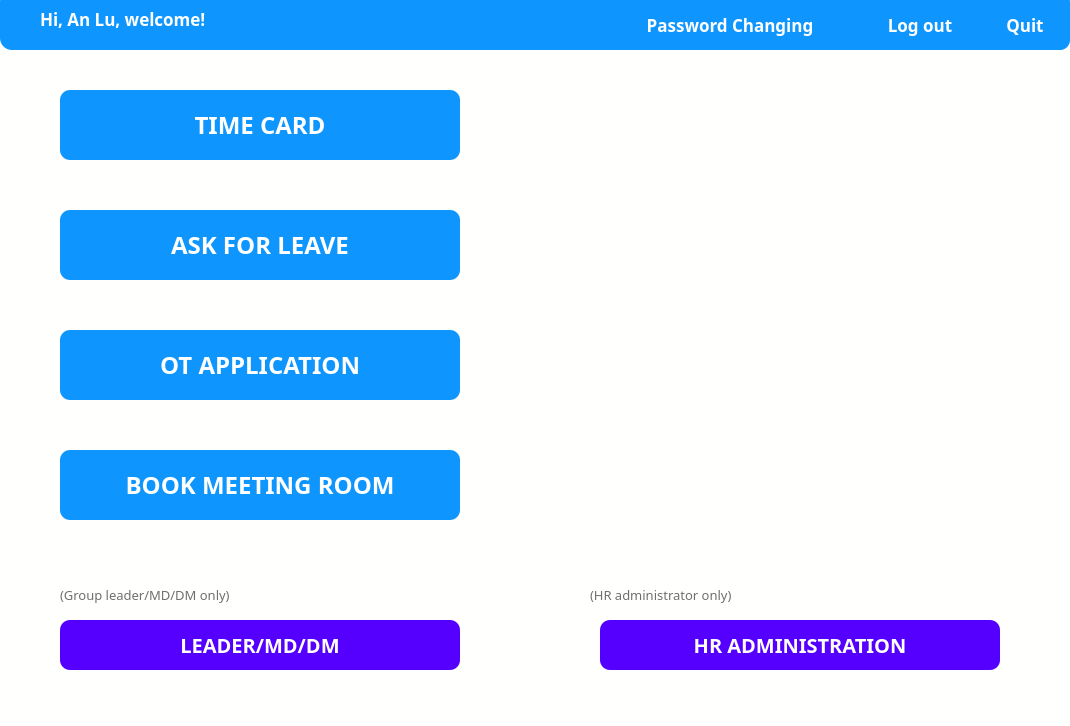
<?xml version="1.0" encoding="UTF-8"?>
<ui version="4.0">
 <class>MainWindow</class>
 <widget class="QMainWindow" name="MainWindow">
  <property name="geometry">
   <rect>
    <x>0</x>
    <y>0</y>
    <width>1070</width>
    <height>726</height>
   </rect>
  </property>
  <property name="sizePolicy">
   <sizepolicy hsizetype="Preferred" vsizetype="Preferred">
    <horstretch>0</horstretch>
    <verstretch>0</verstretch>
   </sizepolicy>
  </property>
  <property name="minimumSize">
   <size>
    <width>1070</width>
    <height>726</height>
   </size>
  </property>
  <property name="maximumSize">
   <size>
    <width>1070</width>
    <height>726</height>
   </size>
  </property>
  <property name="windowTitle">
   <string>AKT HR Information System</string>
  </property>
  <property name="styleSheet">
   <string notr="true">QMainWindow
{

    background-color:rgb(255, 255, 253);
    /*边框圆角半径为8像素*/ 
    border-radius:10px;
}</string>
  </property>
  <widget class="QWidget" name="centralwidget">
   <widget class="QPushButton" name="pushButton">
    <property name="geometry">
     <rect>
      <x>60</x>
      <y>90</y>
      <width>400</width>
      <height>70</height>
     </rect>
    </property>
    <property name="font">
     <font>
      <family>Microsoft Yahei</family>
      <pointsize>18</pointsize>
      <weight>75</weight>
      <bold>true</bold>
     </font>
    </property>
    <property name="styleSheet">
     <string notr="true">QPushButton
{
    /*字体为微软雅黑*/
    font-family:Microsoft Yahei;
    /*字体大小为20点*/
    font-size:18pt;
    /*字体颜色为白色*/    
    color:white;
    /*背景颜色*/  
    background-color:rgb(14 , 150 , 254);
    /*边框圆角半径为8像素*/ 
    border-radius:10px;
}

/*按钮停留态*/
QPushButton:hover
{
    /*背景颜色*/  
    background-color:rgb(7, 114, 254);
    padding-left:-3px;
    /*上内边距为3像素，让按下时字向下移动3像素*/  
    padding-top:-3px;

}

/*按钮按下态*/
QPushButton:pressed
{
    /*背景颜色*/  
    background-color:rgb(14 , 135 , 228);
    /*左内边距为3像素，让按下时字向右移动3像素*/  
    padding-left:3px;
    /*上内边距为3像素，让按下时字向下移动3像素*/  
    padding-top:3px;
}</string>
    </property>
    <property name="text">
     <string>TIME CARD</string>
    </property>
   </widget>
   <widget class="QPushButton" name="pushButton_2">
    <property name="geometry">
     <rect>
      <x>60</x>
      <y>210</y>
      <width>400</width>
      <height>70</height>
     </rect>
    </property>
    <property name="font">
     <font>
      <family>Microsoft Yahei</family>
      <pointsize>18</pointsize>
      <weight>75</weight>
      <bold>true</bold>
     </font>
    </property>
    <property name="styleSheet">
     <string notr="true">QPushButton
{
    /*字体为微软雅黑*/
    font-family:Microsoft Yahei;
    /*字体大小为20点*/
    font-size:18pt;
    /*字体颜色为白色*/    
    color:white;
    /*背景颜色*/  
    background-color:rgb(14 , 150 , 254);
    /*边框圆角半径为8像素*/ 
    border-radius:10px;
}

/*按钮停留态*/
QPushButton:hover
{
    /*背景颜色*/  
    background-color:rgb(7, 114, 254);
    padding-left:-3px;
    /*上内边距为3像素，让按下时字向下移动3像素*/  
    padding-top:-3px;

}

/*按钮按下态*/
QPushButton:pressed
{
    /*背景颜色*/  
    background-color:rgb(14 , 135 , 228);
    /*左内边距为3像素，让按下时字向右移动3像素*/  
    padding-left:3px;
    /*上内边距为3像素，让按下时字向下移动3像素*/  
    padding-top:3px;
}</string>
    </property>
    <property name="text">
     <string>ASK FOR LEAVE</string>
    </property>
   </widget>
   <widget class="QPushButton" name="pushButton_3">
    <property name="geometry">
     <rect>
      <x>60</x>
      <y>330</y>
      <width>400</width>
      <height>70</height>
     </rect>
    </property>
    <property name="font">
     <font>
      <family>Microsoft Yahei</family>
      <pointsize>18</pointsize>
      <weight>75</weight>
      <bold>true</bold>
     </font>
    </property>
    <property name="styleSheet">
     <string notr="true">QPushButton
{
    /*字体为微软雅黑*/
    font-family:Microsoft Yahei;
    /*字体大小为20点*/
    font-size:18pt;
    /*字体颜色为白色*/    
    color:white;
    /*背景颜色*/  
    background-color:rgb(14 , 150 , 254);
    /*边框圆角半径为8像素*/ 
    border-radius:10px;
}

/*按钮停留态*/
QPushButton:hover
{
    /*背景颜色*/  
    background-color:rgb(7, 114, 254);
    padding-left:-3px;
    /*上内边距为3像素，让按下时字向下移动3像素*/  
    padding-top:-3px;

}

/*按钮按下态*/
QPushButton:pressed
{
    /*背景颜色*/  
    background-color:rgb(14 , 135 , 228);
    /*左内边距为3像素，让按下时字向右移动3像素*/  
    padding-left:3px;
    /*上内边距为3像素，让按下时字向下移动3像素*/  
    padding-top:3px;
}</string>
    </property>
    <property name="text">
     <string>OT APPLICATION</string>
    </property>
   </widget>
   <widget class="QPushButton" name="pushButton_4">
    <property name="geometry">
     <rect>
      <x>60</x>
      <y>450</y>
      <width>400</width>
      <height>70</height>
     </rect>
    </property>
    <property name="font">
     <font>
      <family>Microsoft Yahei</family>
      <pointsize>18</pointsize>
      <weight>75</weight>
      <bold>true</bold>
     </font>
    </property>
    <property name="styleSheet">
     <string notr="true">QPushButton
{
    /*字体为微软雅黑*/
    font-family:Microsoft Yahei;
    /*字体大小为20点*/
    font-size:18pt;
    /*字体颜色为白色*/    
    color:white;
    /*背景颜色*/  
    background-color:rgb(14 , 150 , 254);
    /*边框圆角半径为8像素*/ 
    border-radius:10px;
}

/*按钮停留态*/
QPushButton:hover
{
    /*背景颜色*/  
    background-color:rgb(7, 114, 254);
    padding-left:-3px;
    /*上内边距为3像素，让按下时字向下移动3像素*/  
    padding-top:-3px;

}

/*按钮按下态*/
QPushButton:pressed
{
    /*背景颜色*/  
    background-color:rgb(14 , 135 , 228);
    /*左内边距为3像素，让按下时字向右移动3像素*/  
    padding-left:3px;
    /*上内边距为3像素，让按下时字向下移动3像素*/  
    padding-top:3px;
}</string>
    </property>
    <property name="text">
     <string>BOOK MEETING ROOM</string>
    </property>
   </widget>
   <widget class="QWidget" name="widget" native="true">
    <property name="geometry">
     <rect>
      <x>0</x>
      <y>-10</y>
      <width>1070</width>
      <height>60</height>
     </rect>
    </property>
    <property name="styleSheet">
     <string notr="true">QWidget
{
    /*字体为微软雅黑*/
    font-family:Microsoft Yahei;
    /*字体大小为20点*/
    font-size:18pt;
    /*字体颜色为白色*/    
    color:white;
    /*背景颜色*/  
    background-color:rgb(14 , 150 , 254);
    /*边框圆角半径为8像素*/ 
    border-radius:12px;
}</string>
    </property>
    <widget class="QPushButton" name="pushButton_6">
     <property name="geometry">
      <rect>
       <x>860</x>
       <y>10</y>
       <width>120</width>
       <height>50</height>
      </rect>
     </property>
     <property name="styleSheet">
      <string notr="true">QPushButton
{
    /*字体为微软雅黑*/
    font-family:Microsoft Yahei;
    /*字体大小为20点*/
    font-size:13pt;
    /*字体颜色为白色*/
	font-weight:bold;    
    color:white;
    /*背景颜色*/  
    background-color:rgb(14 , 150 , 254);
    /*边框圆角半径为8像素*/ 
    border-radius:10px;
}

/*按钮停留态*/
QPushButton:hover
{
    /*背景颜色*/  
    background-color:rgb(7, 114, 254);
    padding-left:-3px;
    /*上内边距为3像素，让按下时字向下移动3像素*/  
    padding-top:-3px;
}

/*按钮按下态*/
QPushButton:pressed
{
    /*背景颜色*/  
    background-color:rgb(14 , 135 , 228);
    /*左内边距为3像素，让按下时字向右移动3像素*/  
    padding-left:3px;
    /*上内边距为3像素，让按下时字向下移动3像素*/  
    padding-top:3px;
}</string>
     </property>
     <property name="text">
      <string>Log out</string>
     </property>
    </widget>
    <widget class="QPushButton" name="pushButton_7">
     <property name="geometry">
      <rect>
       <x>980</x>
       <y>10</y>
       <width>90</width>
       <height>50</height>
      </rect>
     </property>
     <property name="styleSheet">
      <string notr="true">QPushButton
{
    /*字体为微软雅黑*/
    font-family:Microsoft Yahei;
    /*字体大小为20点*/
    font-size:13pt;
    /*字体颜色为白色*/
	font-weight:bold;    
    color:white;
    /*背景颜色*/  
    background-color:rgb(14 , 150 , 254);
    /*边框圆角半径为8像素*/ 
    border-radius:10px;
}

/*按钮停留态*/
QPushButton:hover
{
    /*背景颜色*/  
    background-color:rgb(7, 114, 254);
    padding-left:-3px;
    /*上内边距为3像素，让按下时字向下移动3像素*/  
    padding-top:-3px;
}

/*按钮按下态*/
QPushButton:pressed
{
    /*背景颜色*/  
    background-color:rgb(14 , 135 , 228);
    /*左内边距为3像素，让按下时字向右移动3像素*/  
    padding-left:3px;
    /*上内边距为3像素，让按下时字向下移动3像素*/  
    padding-top:3px;
}</string>
     </property>
     <property name="text">
      <string>Quit</string>
     </property>
    </widget>
    <widget class="QLabel" name="label">
     <property name="geometry">
      <rect>
       <x>40</x>
       <y>13</y>
       <width>401</width>
       <height>31</height>
      </rect>
     </property>
     <property name="styleSheet">
      <string notr="true">QLabel
{
    /*字体为微软雅黑*/
    font-family:Microsoft Yahei;
    /*字体大小为20点*/
    font-size:13pt;
    /*字体颜色为白色*/
	font-weight:bold;    
    color:white;
    /*背景颜色*/  
    background-color:rgb(14 , 150 , 254);
    /*边框圆角半径为8像素*/ 

}

QLabel:hover
{
    padding-left:-3px;
    /*上内边距为3像素，让按下时字向下移动3像素*/  
    padding-top:-3px;
}

/*按钮按下态*/
QLabel:pressed
{
    /*左内边距为3像素，让按下时字向右移动3像素*/  
    padding-left:3px;
    /*上内边距为3像素，让按下时字向下移动3像素*/  
    padding-top:3px;
}</string>
     </property>
     <property name="text">
      <string>Hi, An Lu, welcome!</string>
     </property>
    </widget>
    <widget class="QPushButton" name="pushButton_8">
     <property name="geometry">
      <rect>
       <x>600</x>
       <y>10</y>
       <width>260</width>
       <height>50</height>
      </rect>
     </property>
     <property name="styleSheet">
      <string notr="true">QPushButton
{
    /*字体为微软雅黑*/
    font-family:Microsoft Yahei;
    /*字体大小为20点*/
    font-size:13pt;
    /*字体颜色为白色*/
	font-weight:bold;    
    color:white;
    /*背景颜色*/  
    background-color:rgb(14 , 150 , 254);
    /*边框圆角半径为8像素*/ 
    border-radius:10px;
}

/*按钮停留态*/
QPushButton:hover
{
    /*背景颜色*/  
    background-color:rgb(7, 114, 254);
    padding-left:-3px;
    /*上内边距为3像素，让按下时字向下移动3像素*/  
    padding-top:-3px;
}

/*按钮按下态*/
QPushButton:pressed
{
    /*背景颜色*/  
    background-color:rgb(14 , 135 , 228);
    /*左内边距为3像素，让按下时字向右移动3像素*/  
    padding-left:3px;
    /*上内边距为3像素，让按下时字向下移动3像素*/  
    padding-top:3px;
}</string>
     </property>
     <property name="text">
      <string>Password Changing</string>
     </property>
    </widget>
   </widget>
   <widget class="QPushButton" name="pushButton_5">
    <property name="geometry">
     <rect>
      <x>600</x>
      <y>620</y>
      <width>400</width>
      <height>50</height>
     </rect>
    </property>
    <property name="font">
     <font>
      <family>Microsoft Yahei</family>
      <pointsize>15</pointsize>
      <weight>75</weight>
      <bold>true</bold>
     </font>
    </property>
    <property name="styleSheet">
     <string notr="true">QPushButton
{
    /*字体为微软雅黑*/
    font-family:Microsoft Yahei;
    /*字体大小为20点*/
    font-size:15pt;
    /*字体颜色为白色*/    
    color:white;
    /*背景颜色*/  
    background-color:rgb(85, 0, 255);
    /*边框圆角半径为8像素*/ 
    border-radius:10px;
}

/*按钮停留态*/
QPushButton:hover
{
    /*背景颜色*/  
    background-color:rgb(58, 0, 175);
    padding-left:-3px;
    /*上内边距为3像素，让按下时字向下移动3像素*/  
    padding-top:-3px;

}

/*按钮按下态*/
QPushButton:pressed
{
    /*背景颜色*/  
    background-color:rgb(57, 0, 122);
    /*左内边距为3像素，让按下时字向右移动3像素*/  
    padding-left:3px;
    /*上内边距为3像素，让按下时字向下移动3像素*/  
    padding-top:3px;
}</string>
    </property>
    <property name="text">
     <string>HR ADMINISTRATION</string>
    </property>
   </widget>
   <widget class="QWidget" name="widget_2" native="true">
    <property name="geometry">
     <rect>
      <x>620</x>
      <y>130</y>
      <width>350</width>
      <height>361</height>
     </rect>
    </property>
    <property name="styleSheet">
     <string notr="true">background-image: url(:/source/1.png);</string>
    </property>
   </widget>
   <widget class="QPushButton" name="pushButton_9">
    <property name="geometry">
     <rect>
      <x>60</x>
      <y>620</y>
      <width>400</width>
      <height>50</height>
     </rect>
    </property>
    <property name="font">
     <font>
      <family>Microsoft Yahei</family>
      <pointsize>15</pointsize>
      <weight>75</weight>
      <bold>true</bold>
     </font>
    </property>
    <property name="styleSheet">
     <string notr="true">QPushButton
{
    /*字体为微软雅黑*/
    font-family:Microsoft Yahei;
    /*字体大小为20点*/
    font-size:15pt;
    /*字体颜色为白色*/    
    color:white;
    /*背景颜色*/  
    background-color:rgb(85, 0, 255);
    /*边框圆角半径为8像素*/ 
    border-radius:10px;
}

/*按钮停留态*/
QPushButton:hover
{
    /*背景颜色*/  
    background-color:rgb(58, 0, 175);
    padding-left:-3px;
    /*上内边距为3像素，让按下时字向下移动3像素*/  
    padding-top:-3px;

}

/*按钮按下态*/
QPushButton:pressed
{
    /*背景颜色*/  
    background-color:rgb(57, 0, 122);
    /*左内边距为3像素，让按下时字向右移动3像素*/  
    padding-left:3px;
    /*上内边距为3像素，让按下时字向下移动3像素*/  
    padding-top:3px;
}</string>
    </property>
    <property name="text">
     <string>LEADER/MD/DM</string>
    </property>
   </widget>
   <widget class="QLabel" name="label_4">
    <property name="geometry">
     <rect>
      <x>60</x>
      <y>580</y>
      <width>270</width>
      <height>30</height>
     </rect>
    </property>
    <property name="styleSheet">
     <string notr="true">QLabel
{
    /*字体为微软雅黑*/
    font-family:Microsoft Yahei;
    /*字体大小为20点*/
	color:rgb(111, 111, 111);
   font-size:10pt;
 	
}</string>
    </property>
    <property name="text">
     <string>(Group leader/MD/DM only)</string>
    </property>
   </widget>
   <widget class="QLabel" name="label_5">
    <property name="geometry">
     <rect>
      <x>590</x>
      <y>580</y>
      <width>211</width>
      <height>30</height>
     </rect>
    </property>
    <property name="styleSheet">
     <string notr="true">QLabel
{
    /*字体为微软雅黑*/
    font-family:Microsoft Yahei;
    /*字体大小为20点*/
	color:rgb(111, 111, 111);
   font-size:10pt;
 	
}</string>
    </property>
    <property name="text">
     <string>(HR administrator only)</string>
    </property>
   </widget>
  </widget>
 </widget>
 <resources>
  <include location="image1.qrc"/>
 </resources>
 <connections/>
</ui>
